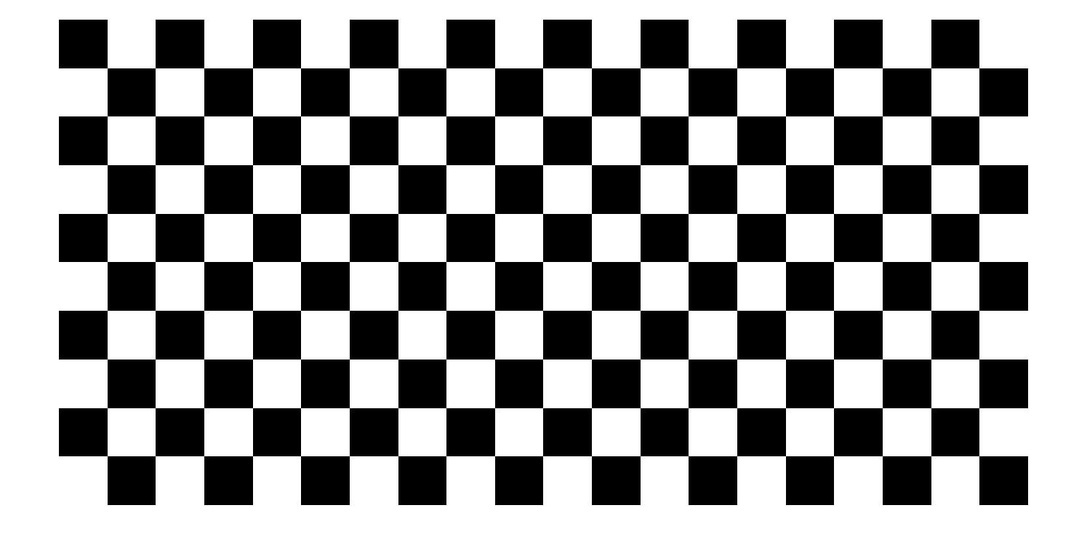
%> input picture sensors_and_control/sensors_A2021-main/labs/lab5/checkerboard.jpg, 1087 x 548 px, shrunk from 1495 x 753 before the run
$ octave lab5.m   (GNU Octave 9; MATLAB toolbox functions it lacks are replaced by stand-ins)
%> lines starting %> are read from the running program, lines starting %| are printed output that depends on the picture
%% question 1
close all;
clear;
%1.1
I = imread('checkerboard.jpg');
%> I is the input picture: size 548x1087x3 uint8; min 0, max 255, mean 154.3
I = rgb2gray(I);
%> I: size 548x1087 uint8
cornerPoints = detectHarrisFeatures(I);
%> cornerPoints = 229 points; strongest (x, y): (302, 263), (253, 263), (786, 263), (834, 263), (786, 215)
figure;
imshow(I);
hold on;
plot(cornerPoints);
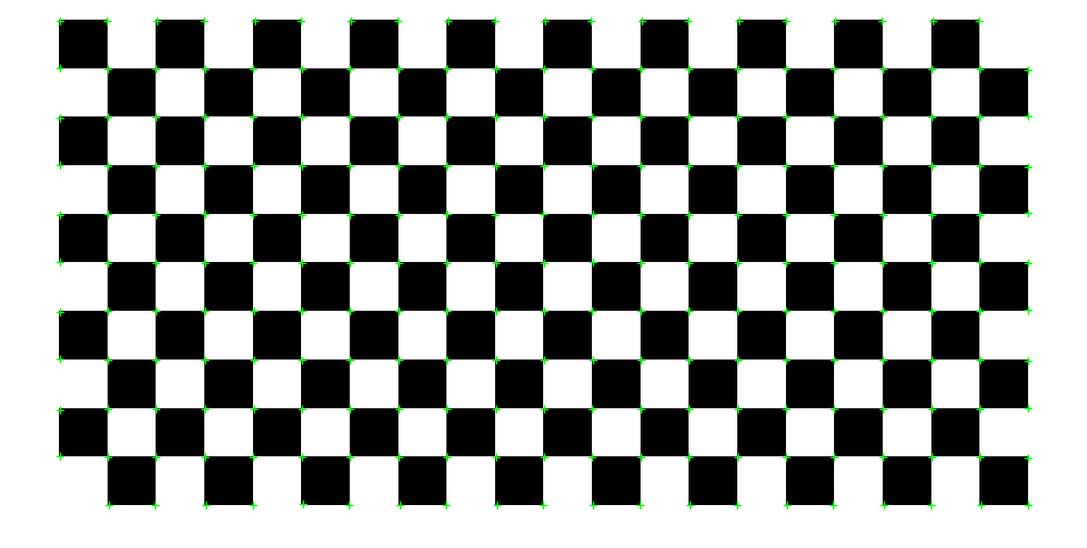
%> figure redrawn from the program's plot data

% 1.2
harris_I = imread('harris_corners_example.jpg');
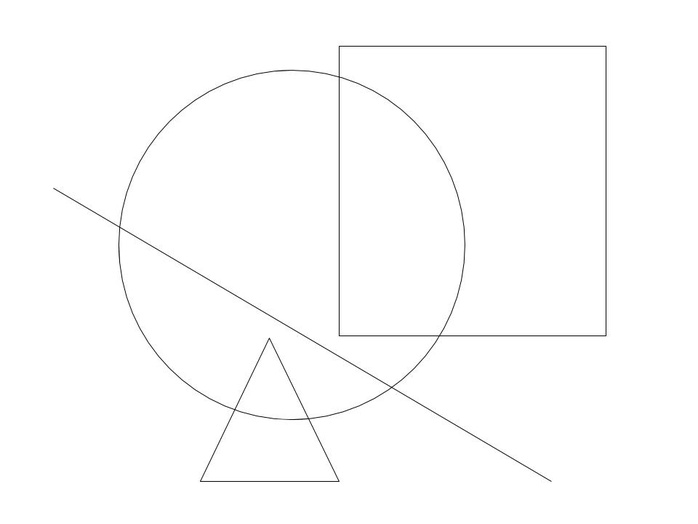
%> input picture sensors_and_control/sensors_A2021-main/labs/lab5/harris_corners_example.jpg, 698 x 524 px, shrunk from 960 x 720 before the run
%> harris_I is the input picture: size 524x698x3 uint8; min 18, max 255, mean 253
gs_harris_I = rgb2gray(harris_I);
corner_points_harris = detectHarrisFeatures(gs_harris_I, 'minQuality', 0.2);
%> corner_points_harris = 11 points; strongest (x, y): (392, 388), (235, 410), (270, 340), (338, 481), (202, 481)
figure;
imshow(gs_harris_I);
hold on;
plot(corner_points_harris);
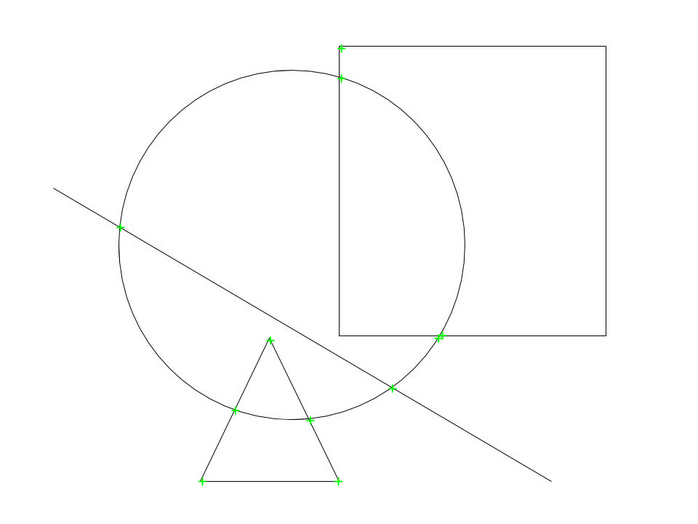
%> figure redrawn from the program's plot data
%% Question 2
close all;
clear;
roof_1_I = imread('roofs1.jpg');
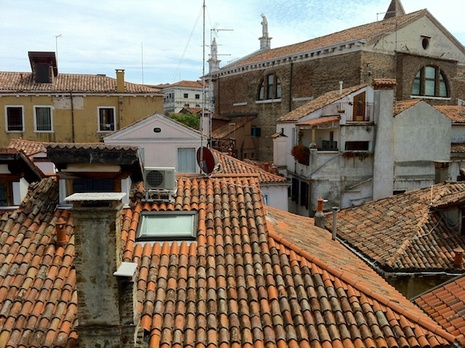
%> input picture sensors_and_control/sensors_A2021-main/labs/lab5/roofs1.jpg, 465 x 348 px, shrunk from 640 x 478 before the run
%> roof_1_I is the input picture: size 348x465x3 uint8; mean R, G, B 127.4, 113.1, 97.7
roof_2_I = imread('roofs2.jpg');
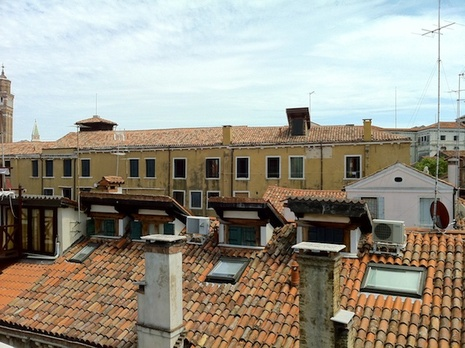
%> input picture sensors_and_control/sensors_A2021-main/labs/lab5/roofs2.jpg, 465 x 348 px, shrunk from 640 x 478 before the run
%> roof_2_I is the input picture: size 348x465x3 uint8; mean R, G, B 153.6, 149.6, 137.4
roof1_gs = rgb2gray(roof_1_I);
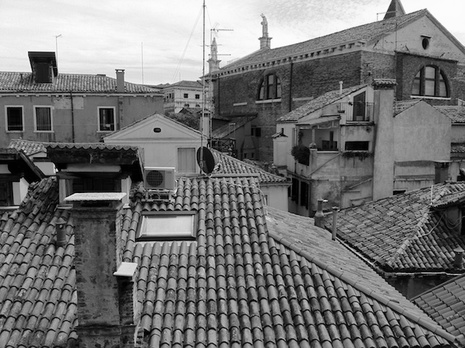
%> roof1_gs: size 348x465 uint8; min 0, max 255, mean 115.6
roof2_gs = rgb2gray(roof_2_I);
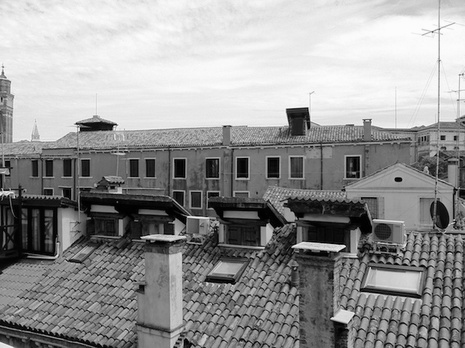
%> roof2_gs: size 348x465 uint8; min 0, max 254, mean 149.4
%2.1;
%> (the run ends here)
